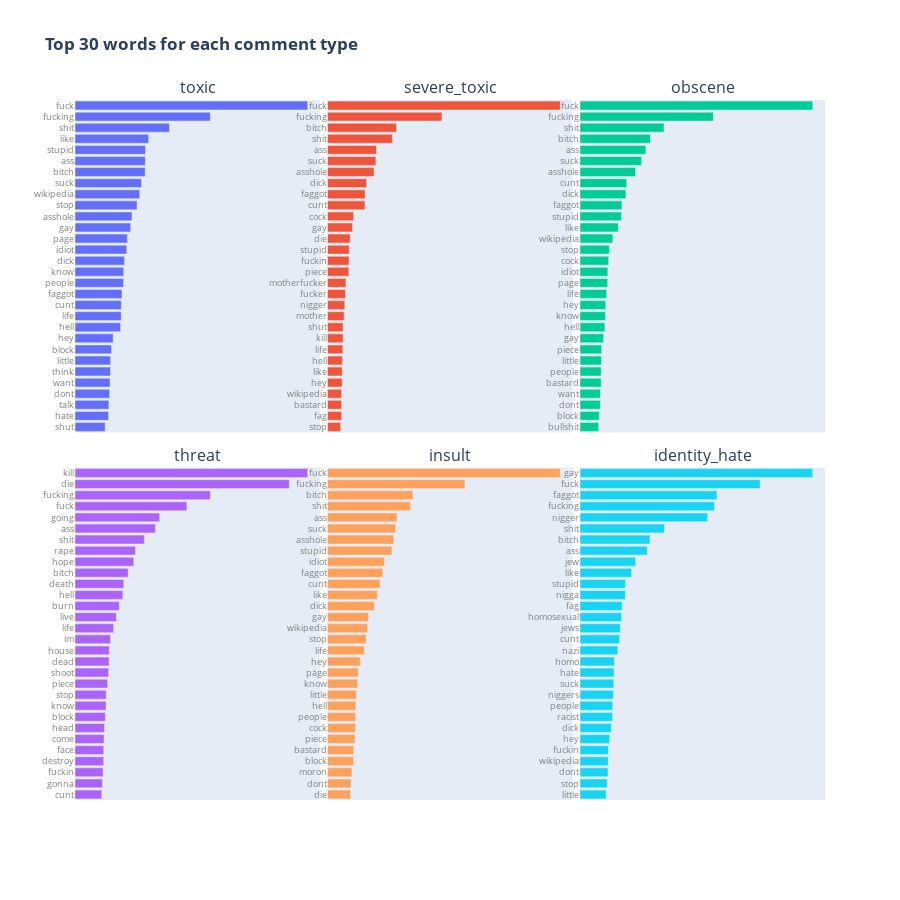

Source (notebook cell):
### Code cell
fig_coords = [(1, 1), (1, 2), (1, 3), (2, 1), (2, 2), (2, 3)]
axes_names = [("x1", "y1"), ("x2", "y2"), ("x3", "y3"), ("x4", "y4"), ("x5", "y5"), ("x6", "y6")]
axes_lo_names = [("xaxis1", "yaxis1"), ("xaxis2", "yaxis2"), ("xaxis3", "yaxis3"), ("xaxis4", "yaxis4"), ("xaxis5", "yaxis5"), ("xaxis6", "yaxis6")]
fig = tools.make_subplots(
    rows=2, 
    cols=3, 
    horizontal_spacing=0.01, 
    vertical_spacing=0.05,
    subplot_titles=(comment_types[0], comment_types[1], comment_types[2], comment_types[3], comment_types[4], comment_types[5])
)

num_top_words = 30

for i, cmnt_type, fig_coord, ax in zip(range(len(comment_types)),comment_types, fig_coords, axes_names):
    instances_of_cmnt_type_ind = list(df_train[df_train[cmnt_type] == 1].index)
    tfidf_cmnt_type = train_tfidf[instances_of_cmnt_type_ind].toarray()
    mean_tfidf_cmnt_type = tfidf_cmnt_type.mean(axis=0)
    top_words_vals = np.sort(mean_tfidf_cmnt_type)[::-1][0:num_top_words]
    top_words_ind = mean_tfidf_cmnt_type.argsort()[::-1][0:num_top_words]
    top_words = features_array[top_words_ind]
    trace = go.Bar(
        x=top_words_vals[::-1], 
        y=top_words[::-1], 
        orientation = 'h',
        name=cmnt_type
    )
    fig.append_trace(trace, fig_coord[0], fig_coord[1])
    
fig["layout"].update(
    showlegend=False,
    title="<b>Top 30 words for each comment type</b>",
    xaxis1=bchart_xaxis_temp1,
    yaxis1=bchart_yaxis_temp1,
    xaxis2=bchart_xaxis_temp1,
    yaxis2=bchart_yaxis_temp1,
    xaxis3=bchart_xaxis_temp1,
    yaxis3=bchart_yaxis_temp1,    
    xaxis4=bchart_xaxis_temp1,
    yaxis4=bchart_yaxis_temp1,
    xaxis5=bchart_xaxis_temp1,
    yaxis5=bchart_yaxis_temp1,
    xaxis6=bchart_xaxis_temp1,
    yaxis6=bchart_yaxis_temp1,
    margin=go.Margin(
        l=75,
        r=75,
        t=100,
        b=100,
    ),
    autosize=False,
    width=900,
    height=900,
)
iplot(fig)

### Figure 1 — Plotly figure (JSON) as saved in the notebook; plotly's stock layout.template omitted (floating-point values rounded to 4 significant figures)
{"data": [{"name": "toxic", "orientation": "h", "type": "bar", "x": [0.006492, 0.007223, 0.007289, 0.00743, 0.007548, 0.007636, 0.007661, 0.00785, 0.008205, 0.009811, 0.00994, 0.009958, 0.01012, 0.01046, 0.01047, 0.01064, 0.01114, 0.01127, 0.01198, 0.01227, 0.01335, 0.01392, 0.01432, 0.01509, 0.01512, 0.01517, 0.01586, 0.02033, 0.02912, 0.05009], "xaxis": "x", "y": ["shut", "hate", "talk", "dont", "want", "think", "little", "block", "hey", "hell", "life", "cunt", "faggot", "people", "know", "dick", "idiot", "page", "gay", "asshole", "stop", "wikipedia", "suck", "bitch", "ass", "stupid", "like", "shit", "fucking", "fuck"], "yaxis": "y"}, {"name": "severe_toxic", "orientation": "h", "type": "bar", "x": [0.009204, 0.009763, 0.009784, 0.009807, 0.01025, 0.0103, 0.01039, 0.01074, 0.01088, 0.01091, 0.01162, 0.01209, 0.0125, 0.01289, 0.01487, 0.01505, 0.01515, 0.01592, 0.01747, 0.01814, 0.02619, 0.02628, 0.02732, 0.03255, 0.03384, 0.03427, 0.04537, 0.04825, 0.08003, 0.1628], "xaxis": "x2", "y": ["stop", "fag", "bastard", "wikipedia", "hey", "like", "hell", "life", "kill", "shut", "mother", "nigger", "fucker", "motherfucker", "piece", "fuckin", "stupid", "die", "gay", "cock", "cunt", "faggot", "dick", "asshole", "suck", "ass", "shit", "bitch", "fucking", "fuck"], "yaxis": "y2"}, {"name": "obscene", "orientation": "h", "type": "bar", "x": [0.007105, 0.007335, 0.007755, 0.007771, 0.008065, 0.008083, 0.008174, 0.008231, 0.009014, 0.009478, 0.00969, 0.009802, 0.01013, 0.01054, 0.01062, 0.01093, 0.01122, 0.01251, 0.0146, 0.01584, 0.01599, 0.0175, 0.01781, 0.02121, 0.02348, 0.0251, 0.02691, 0.03203, 0.05086, 0.08877], "xaxis": "x3", "y": ["bullshit", "block", "dont", "want", "bastard", "people", "little", "piece", "gay", "hell", "know", "hey", "life", "page", "idiot", "cock", "stop", "wikipedia", "like", "stupid", "faggot", "dick", "cunt", "asshole", "suck", "ass", "bitch", "shit", "fucking", "fuck"], "yaxis": "y3"}, {"name": "threat", "orientation": "h", "type": "bar", "x": [0.01008, 0.01034, 0.01056, 0.01078, 0.01079, 0.01093, 0.0111, 0.01141, 0.01167, 0.01174, 0.01225, 0.01265, 0.01283, 0.01289, 0.01337, 0.01451, 0.01555, 0.01665, 0.018, 0.01832, 0.01999, 0.0221, 0.02276, 0.02605, 0.0302, 0.03181, 0.04205, 0.05084, 0.08056, 0.0875], "xaxis": "x4", "y": ["cunt", "gonna", "fuckin", "destroy", "face", "come", "head", "block", "know", "stop", "piece", "shoot", "dead", "house", "im", "life", "live", "burn", "hell", "death", "bitch", "hope", "rape", "shit", "ass", "going", "fuck", "fucking", "die", "kill"], "yaxis": "y4"}, {"name": "insult", "orientation": "h", "type": "bar", "x": [0.007287, 0.00744, 0.007696, 0.008202, 0.008299, 0.008662, 0.008865, 0.008884, 0.008937, 0.009154, 0.009527, 0.009707, 0.01032, 0.01161, 0.01222, 0.01267, 0.01289, 0.01481, 0.0157, 0.01656, 0.0174, 0.01797, 0.0203, 0.02091, 0.02152, 0.02196, 0.02613, 0.02694, 0.04334, 0.07342], "xaxis": "x5", "y": ["die", "dont", "moron", "block", "bastard", "piece", "cock", "people", "hell", "little", "know", "page", "hey", "life", "stop", "wikipedia", "gay", "dick", "like", "cunt", "faggot", "idiot", "stupid", "asshole", "suck", "ass", "shit", "bitch", "fucking", "fuck"], "yaxis": "y5"}, {"name": "identity_hate", "orientation": "h", "type": "bar", "x": [0.008342, 0.00868, 0.008924, 0.00901, 0.009049, 0.009478, 0.00998, 0.01039, 0.01041, 0.01064, 0.01078, 0.01087, 0.01095, 0.01204, 0.01263, 0.01287, 0.01325, 0.01342, 0.01448, 0.0145, 0.01645, 0.01772, 0.02142, 0.0223, 0.02695, 0.04066, 0.04287, 0.04364, 0.05743, 0.07418], "xaxis": "x6", "y": ["little", "stop", "dont", "wikipedia", "fuckin", "hey", "dick", "racist", "people", "niggers", "suck", "hate", "homo", "nazi", "cunt", "jews", "homosexual", "fag", "nigga", "stupid", "like", "jew", "ass", "bitch", "shit", "nigger", "fucking", "faggot", "fuck", "gay"], "yaxis": "y6"}], "layout": {"annotations": [{"font": {"size": 16}, "showarrow": false, "text": "toxic", "x": 0.1633, "xanchor": "center", "xref": "paper", "y": 1, "yanchor": "bottom", "yref": "paper"}, {"font": {"size": 16}, "showarrow": false, "text": "severe_toxic", "x": 0.5, "xanchor": "center", "xref": "paper", "y": 1, "yanchor": "bottom", "yref": "paper"}, {"font": {"size": 16}, "showarrow": false, "text": "obscene", "x": 0.8367, "xanchor": "center", "xref": "paper", "y": 1, "yanchor": "bottom", "yref": "paper"}, {"font": {"size": 16}, "showarrow": false, "text": "threat", "x": 0.1633, "xanchor": "center", "xref": "paper", "y": 0.475, "yanchor": "bottom", "yref": "paper"}, {"font": {"size": 16}, "showarrow": false, "text": "insult", "x": 0.5, "xanchor": "center", "xref": "paper", "y": 0.475, "yanchor": "bottom", "yref": "paper"}, {"font": {"size": 16}, "showarrow": false, "text": "identity_hate", "x": 0.8367, "xanchor": "center", "xref": "paper", "y": 0.475, "yanchor": "bottom", "yref": "paper"}], "autosize": false, "height": 900, "margin": {"b": 100, "l": 75, "r": 75, "t": 100}, "showlegend": false, "title": {"text": "<b>Top 30 words for each comment type</b>"}, "width": 900, "xaxis": {"anchor": "y", "domain": [0, 0.3267], "showgrid": false, "showline": false, "showticklabels": false, "tickfont": {"color": "grey", "size": 9}, "zeroline": false}, "xaxis2": {"anchor": "y2", "domain": [0.3367, 0.6633], "showgrid": false, "showline": false, "showticklabels": false, "tickfont": {"color": "grey", "size": 9}, "zeroline": false}, "xaxis3": {"anchor": "y3", "domain": [0.6733, 1], "showgrid": false, "showline": false, "showticklabels": false, "tickfont": {"color": "grey", "size": 9}, "zeroline": false}, "xaxis4": {"anchor": "y4", "domain": [0, 0.3267], "showgrid": false, "showline": false, "showticklabels": false, "tickfont": {"color": "grey", "size": 9}, "zeroline": false}, "xaxis5": {"anchor": "y5", "domain": [0.3367, 0.6633], "showgrid": false, "showline": false, "showticklabels": false, "tickfont": {"color": "grey", "size": 9}, "zeroline": false}, "xaxis6": {"anchor": "y6", "domain": [0.6733, 1], "showgrid": false, "showline": false, "showticklabels": false, "tickfont": {"color": "grey", "size": 9}, "zeroline": false}, "yaxis": {"anchor": "x", "domain": [0.525, 1], "tickfont": {"color": "grey", "size": 9}}, "yaxis2": {"anchor": "x2", "domain": [0.525, 1], "tickfont": {"color": "grey", "size": 9}}, "yaxis3": {"anchor": "x3", "domain": [0.525, 1], "tickfont": {"color": "grey", "size": 9}}, "yaxis4": {"anchor": "x4", "domain": [0, 0.475], "tickfont": {"color": "grey", "size": 9}}, "yaxis5": {"anchor": "x5", "domain": [0, 0.475], "tickfont": {"color": "grey", "size": 9}}, "yaxis6": {"anchor": "x6", "domain": [0, 0.475], "tickfont": {"color": "grey", "size": 9}}}}
